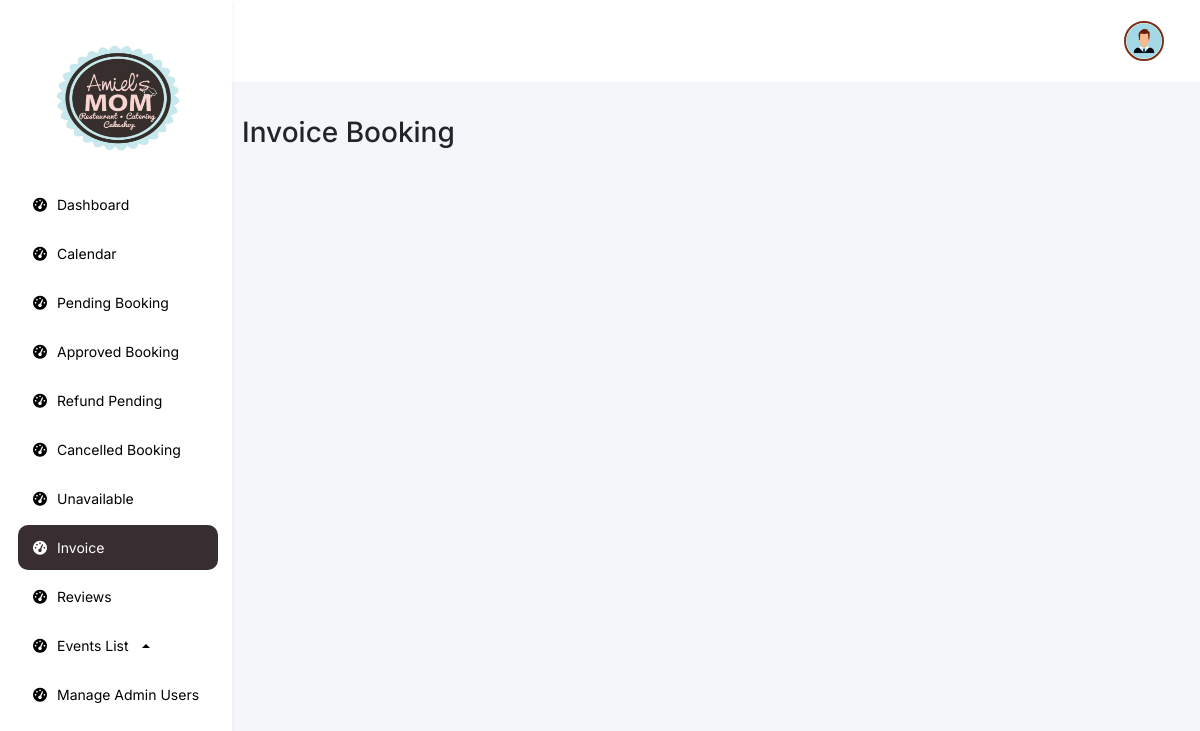
The page /features/admin/web/Invoice.php (signed in) on the database as committed earlier.
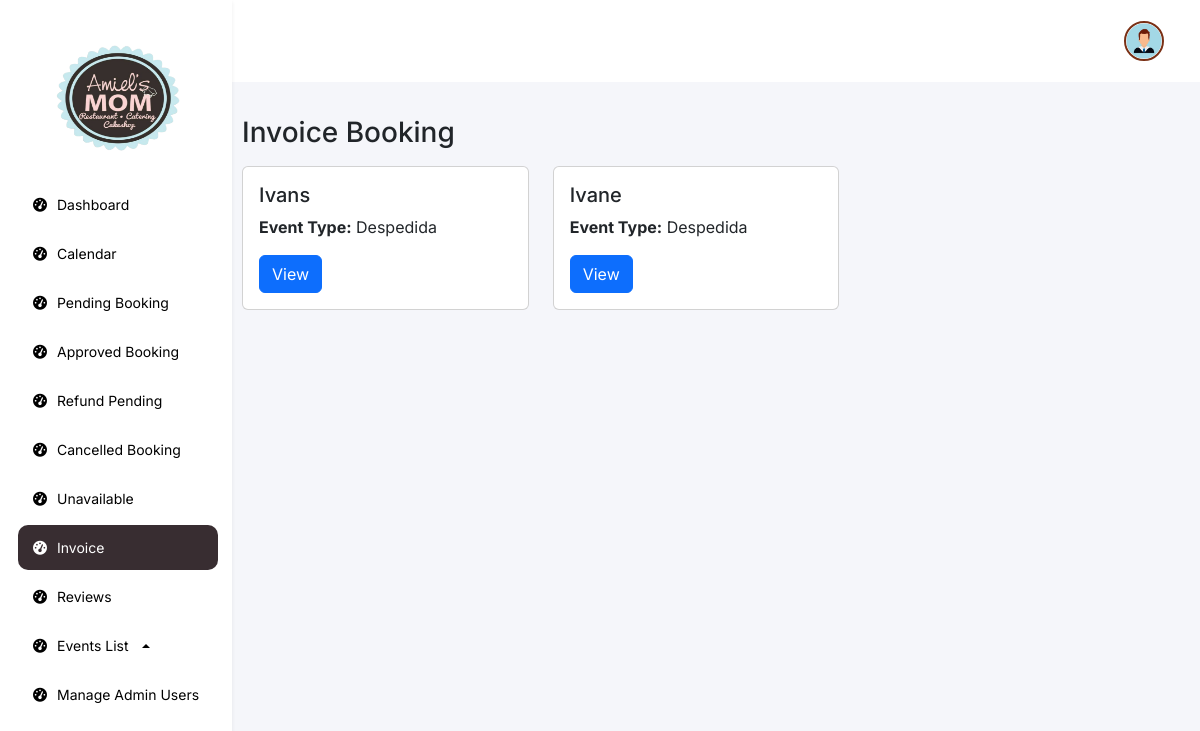
The same page on the database as committed later.
### tables this page shows
CREATE TABLE `booking` (
  `id` int(11) NOT NULL,
  `status` enum('Pending','Waiting','On-going','Finished','Cancel-pending','Cancel') NOT NULL,
  `full_name` varchar(255) NOT NULL,
  `celebrants_name` varchar(255) DEFAULT NULL,
  `email` varchar(255) NOT NULL,
  `phone_number` varchar(15) DEFAULT NULL,
  `events_date` varchar(255) DEFAULT NULL,
  `guest_count` int(11) DEFAULT NULL,
  `event_duration` int(11) DEFAULT NULL,
  `event_starttime` int(11) DEFAULT NULL,
  `event_endtime` int(11) DEFAULT NULL,
  `event_type` varchar(255) DEFAULT NULL,
  `event_package` varchar(255) DEFAULT NULL,
  `event_options` text DEFAULT NULL,
  `cost` decimal(10,2) DEFAULT 0.00,
  `cancel_reason` text DEFAULT NULL,
  `payment_image` varchar(255) DEFAULT NULL,
  `reference_no` varchar(100) DEFAULT NULL,
  `payment_amount` decimal(10,2) NOT NULL,
  `status_paid` tinyint(1) DEFAULT 0,
  `beef_dish` varchar(255) DEFAULT NULL,
  `pork_dish` varchar(255) DEFAULT NULL,
  `chicken_dish` varchar(255) DEFAULT NULL,
  `pasta_dish` varchar(255) DEFAULT NULL,
  `dessert_dish` varchar(255) DEFAULT NULL,
  `fish_dish` varchar(255) DEFAULT NULL,
  `drinks_dish` varchar(255) DEFAULT NULL,
  `created_at` datetime DEFAULT current_timestamp(),
  `gcash_name` varchar(255) NOT NULL,
  `gcash_number` varchar(20) NOT NULL
);

### features/admin/web/Invoice.php (the view, shortened to what this page needs)
<?php
    require '../../../db.php';
    $page = isset($_GET['page']) ? intval($_GET['page']) : 1;
    $limit = 5;
    $offset = ($page - 1) * $limit;
    $query = "SELECT * FROM booking WHERE status = 'Finished'";
    $query .= " LIMIT $limit OFFSET $offset";
    $stmt = $conn->prepare($query);
    $stmt->execute();
    $result = $stmt->get_result();
?>
<!DOCTYPE html>
<html lang="en">
<head>
    <link rel="stylesheet" href="https://cdnjs.cloudflare.com/ajax/libs/font-awesome/6.0.0-beta3/css/all.min.css">
    <link href="https://cdn.jsdelivr.net/npm/bootstrap@5.3.3/dist/css/bootstrap.min.css" rel="stylesheet"
>
    <link href="https://cdn.jsdelivr.net/npm/sweetalert2@11.5.0/dist/sweetalert2.min.css" rel="stylesheet">
    <link rel="stylesheet" href="../css/index.css">
</head>
<body>
    <div class="navbar flex-column bg-white shadow-sm p-3 collapse d-md-flex" id="navbar">
        <div class="navbar-links">
            <a class="navbar-brand d-none d-md-block logo-container" href="#">
                <img src="../../../assets/logo.png" alt="Logo">
            </a>
            <a href="dashboard.php">
                <i class="fa-solid fa-tachometer-alt"></i>
                <span>Dashboard</span>
            </a>
            <a href="calendar.php">
                <i class="fa-solid fa-tachometer-alt"></i>
                <span>Calendar</span>
            </a>
            <a href="pending.php">
                <i class="fa-solid fa-tachometer-alt"></i>
                <span>Pending Booking</span>
            </a>
            <a href="approve.php">
                <i class="fa-solid fa-tachometer-alt"></i>
                <span>Approved Booking</span>
            </a>
            <a href="refund.php">
                <i class="fa-solid fa-tachometer-alt"></i>
                <span>Refund Pending</span>
            </a>
            <a href="cancel.php">
                <i class="fa-solid fa-tachometer-alt"></i>
                <span>Cancelled Booking</span>
            </a>
            <a href="unavailable.php">
                <i class="fa-solid fa-tachometer-alt"></i>
                <span>Unavailable</span>
            </a>
            <a href="#" class="navbar-highlight">
                <i class="fa-solid fa-tachometer-alt"></i>
                <span>Invoice</span>
            </a>
            <a href="reviews.php">
                <i class="fa-solid fa-tachometer-alt"></i>
                <span>Reviews</span>
            </a>
            <div class="dropdown dropup">
                <a href="#" class=" dropdown-toggle" id="eventsListDropdown" role="button" data-bs-toggle="dropdown" aria-expanded="false">
                    <i class="fa-solid fa-tachometer-alt"></i>
                    <span>Events List</span>
                </a>
            </div>
            <a href="admin-user.php">
                <i class="fa-solid fa-tachometer-alt"></i>
                <span>Manage Admin Users</span>
            </a>
        </div>
    </div>
    <div class="content flex-grow-1">
        <div class="header">
            <div class="profile-admin">
                <div class="dropdown">
                    <button class="" type="button" data-bs-toggle="dropdown" aria-expanded="false">
                        <img src="../../../assets/profile/user.png"
                            style="width: 40px; height: 40px; object-fit: cover;">
                    </button>
                </div>
            </div>
        </div>
        <div class="container mt-4">
    <div class="d-flex justify-content-between mb-2">
        <h3>Invoice Booking</h3>
    </div>
    <div class="row">
        <?php
        while ($row = $result->fetch_assoc()) {
        ?>
        <div class="col-md-4 mb-4">
            <div class="card">
                <div class="card-body">
                    <h5 class="card-title"><?php echo htmlspecialchars($row['full_name']); ?></h5>
                    <p class="card-text"><strong>Event Type:</strong> <?php echo htmlspecialchars($row['event_type']); ?></p>
                    <button type="button" class="btn btn-primary" data-bs-toggle="modal" data-bs-target="#viewDetailsModal-<?php echo $row['id']; ?>">View</button>
                </div>
            </div>
        </div>
        <?php
        }
        ?>
    </div>
</div>
</body>
</html>

### features/admin/css/index.css (style rules this page uses)
* { font-family: "Inter", sans-serif; font-optical-sizing: auto; font-style: normal; margin: 0; }
body { margin: 0; padding: 0; display: flex; overflow-x: hidden; }
.navbar { background-color: #FFFFFF; display: flex; flex-direction: column; align-items: start; padding: 20px; box-shadow: 2px 0 5px rgba(0, 0, 0, 0.1); min-width: 230px; }
.navbar a { color: #000; padding: 12px 15px; text-decoration: none; width: 100%; display: flex; align-items: center; gap: 10px; font-size: 14px !important; margin: 2px; }
.navbar-highlight { color: #FFFFFF !important; border-radius: 10px; padding: 12px 15px !important; text-decoration: none !important; width: 100% !important; display: flex !important; align-items: center !important; gap: 10px !important; font-size: 14px !important; background-color: #382D31 !important; }
.navbar-brand { padding: 0 !important; }
.navbar-brand img { display: block; justify-content: center; align-items: center; width: 70%; height: 15vh; margin: 20px 0 20px 30px; }
.navbar-links { display: flex; flex-direction: column; width: 100%; }
.content { flex-grow: 1; background-color: #F5F6FA; }
.header { display: flex; align-items: center; padding: 20px; justify-content: space-between; background-color: #FFFFFF !important; }
.header button { margin-right: 10px; }
.profile-admin { display: flex; align-items: center; margin-left: auto; gap: 5px; }
.profile-admin img { width: 40px; height: 40px; border-radius: 50%; margin-right: 10px; border: 2px solid #7A3015; }
.profile-admin button { background-color: transparent; border: none; font-size: 20px; display: flex; margin: auto; }
.container { padding: 10px 50px 10px 10px; }

Rows that differ between the two databases and show on the page:
now on this page (row edited): booking: full_name "Ivans", event_type "Despedida"
now on this page (row edited): booking: full_name "Ivane", event_type "Despedida"
